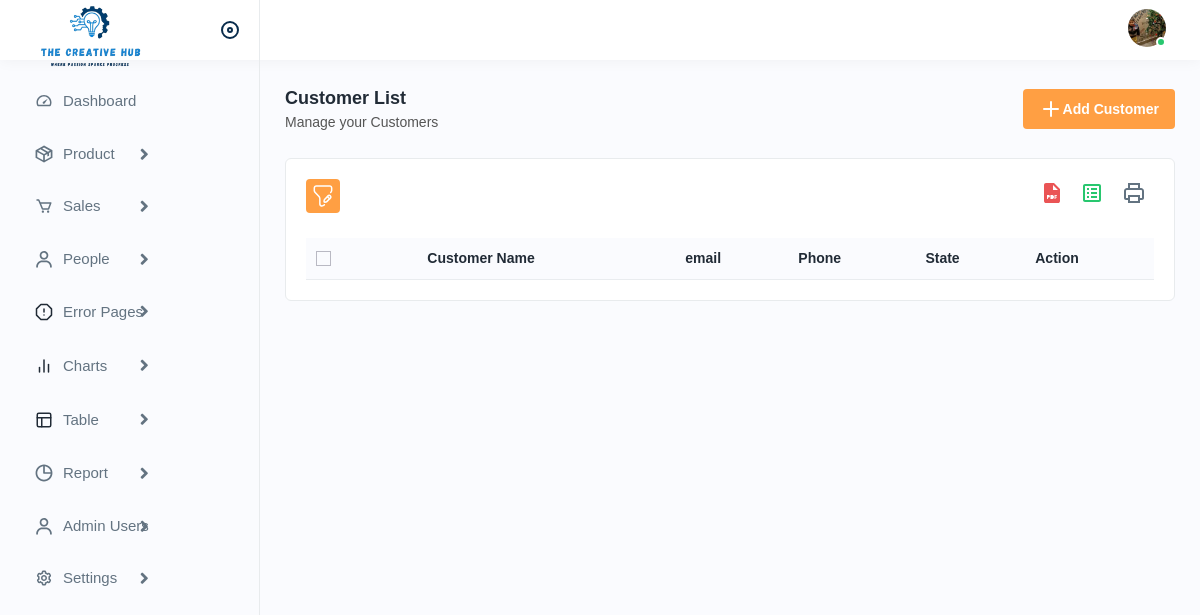
/admin/customerlist.php, run on an earlier commit of the app's database.
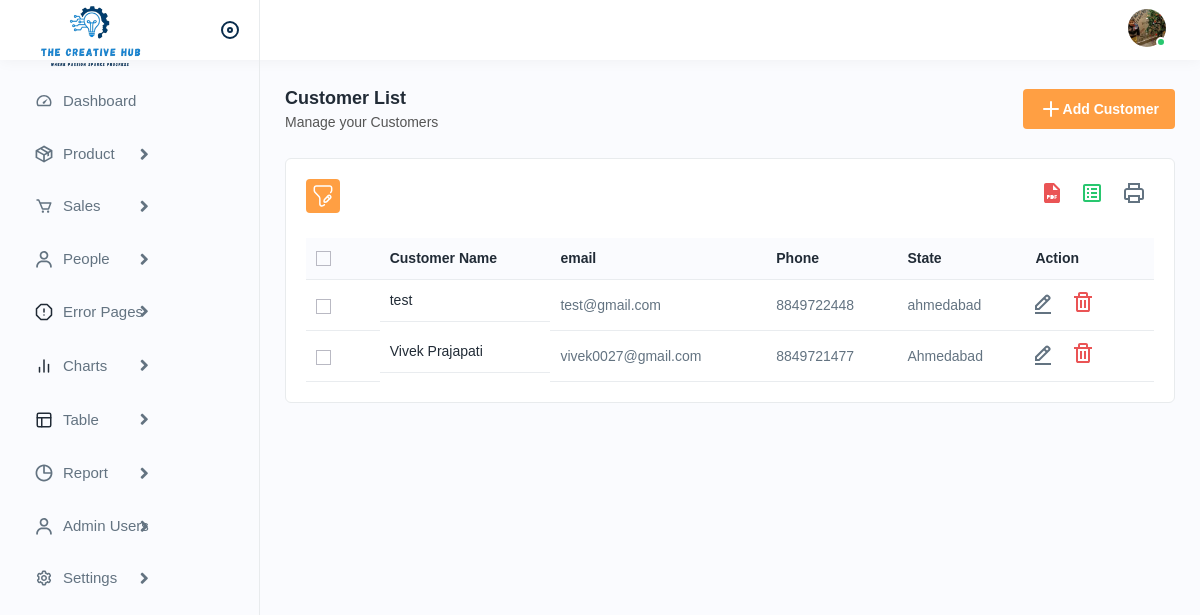
And on a later commit of the database.
### tables this page shows
CREATE TABLE `customer` (
  `customer_id` int(11) NOT NULL,
  `user_id` int(11) DEFAULT NULL,
  `name` varchar(255) NOT NULL,
  `address` varchar(255) NOT NULL,
  `city` varchar(100) NOT NULL,
  `state` varchar(100) NOT NULL,
  `pincode` varchar(20) NOT NULL,
  `card_name` varchar(255) NOT NULL,
  `card_number` varchar(20) NOT NULL,
  `exp_month` varchar(20) NOT NULL,
  `exp_year` varchar(4) NOT NULL,
  `cvv` varchar(4) NOT NULL,
  `email` varchar(100) NOT NULL,
  `mobile_number` varchar(15) NOT NULL
);

### admin/customerlist.php (the view, shortened to what the changed rows need)
<?php
require_once 'db_connection.php';
$customer_query = "SELECT * FROM customer";
$result = mysqli_query($conn, $customer_query);
if ($result && mysqli_num_rows($result) > 0) {
    $customers = mysqli_fetch_all($result, MYSQLI_ASSOC);
} else {
    $customers = [];
}
?>
<!DOCTYPE html>
<html lang="en">
  <head>
    <link rel="stylesheet" href="assets/css/bootstrap.min.css" />
    <link rel="stylesheet" href="assets/css/animate.css" />
    <link rel="stylesheet" href="assets/plugins/select2/css/select2.min.css" />
    <link rel="stylesheet" href="assets/css/bootstrap-datetimepicker.min.css" />
    <link rel="stylesheet" href="assets/css/dataTables.bootstrap4.min.css" />
    <link
      rel="stylesheet"
      href="assets/plugins/fontawesome/css/fontawesome.min.css"
    />
    <link rel="stylesheet" href="assets/plugins/fontawesome/css/all.min.css" />
    <link rel="stylesheet" href="assets/css/style.css" />
  </head>
  <body>
    <div class="main-wrapper">
      <div class="page-wrapper">
        <div class="content">
          <div class="card">
            <div class="card-body">
              <div class="table-responsive">
                <table class="table datanew">
                  <thead>
                    <tr>
                      <th>
                        <label class="checkboxs">
                          <span class="checkmarks"></span>
                        </label>
                      </th>
                      <th>Customer Name</th>
                      <th>email</th>
                      <th>Phone</th>
                      <th>State</th>
                      <th>Action</th>
                    </tr>
                  </thead>
                  <tbody>
                  <?php if (!empty($customers)): ?>
                    <?php foreach ($customers as $customer): ?>
                      <tr>
                        <td>
                          <label class="checkboxs">
                            <span class="checkmarks"></span>
                          </label>
                        </td>
                        <td class="productimgname">
                          <a href="javascript:void(0);"><?php echo htmlspecialchars($customer['name']); ?></a>
                        </td>
                        <td><?php echo htmlspecialchars($customer['email']); ?></td>
                        <td><?php echo htmlspecialchars($customer['mobile_number']); ?></td>
                        <td><?php echo htmlspecialchars($customer['city']); ?></td>
                        <td>
                          <a class="me-3" href="editcustomer.php?id=<?php echo $customer['user_id']; ?>">
                            <img src="assets/img/icons/edit.svg" alt="img" />
                          </a>
                          <a class="me-3 confirm-text" href="deletecustomer.php?id=<?php echo $customer['user_id']; ?>">
                            <img src="assets/img/icons/delete.svg" alt="img" />
                          </a>
                        </td>
                      </tr>
                    <?php endforeach; ?>
                  <?php endif; ?>
                  </tbody>
                </table>
              </div>
            </div>
          </div>
        </div>
      </div>
    </div>
  </body>
</html>

What changed in the data, as far as the page shows it:
added customer: name "test", email "test@gmail.com", mobile_number "8849722448", city "ahmedabad"
added customer: name "Vivek Prajapati", email "vivek0027@gmail.com", mobile_number "8849721477", city "Ahmedabad"
